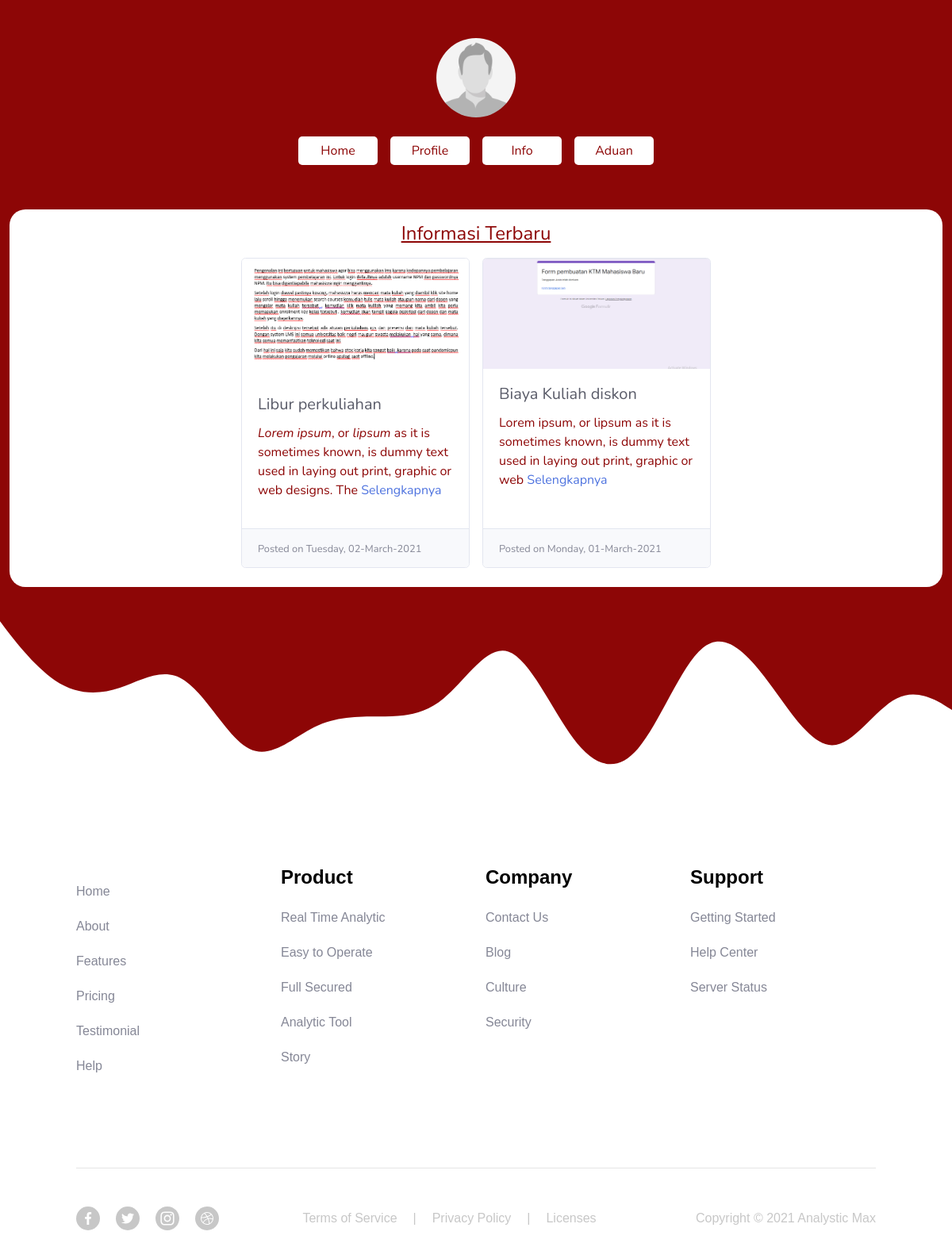
/index.php/aduan/info, run on the app's committed database.
### tables this page shows
CREATE TABLE `data_info` (
  `id` int(11) NOT NULL,
  `judul_info` text NOT NULL,
  `img_info` varchar(255) NOT NULL,
  `isi_info` text NOT NULL,
  `penulis` text NOT NULL,
  `date_created` varchar(255) NOT NULL
);

### application/controllers/Aduan.php (called while the page is built, shortened)
<?php
class Aduan extends CI_Controller
{
    public function __construct()
    {
        $this->load->library('form_validation');
        $this->load->library('pagination');
    }
    public function info()
    {
        $this->load->model('Aduan_model');
        $data['title'] = 'Layanan Aduan UNNES';
        $config['base_url'] = site_url('aduan/info');
        $config['total_rows'] = $this->db->count_all('data_info');
        $config['per_page'] = 10;
        $config['uri_segment'] = 3;
        $choice = $config["total_rows"] / $config["per_page"];
        $config['num_links'] = floor($choice);
        $config['first_link']       = 'First';
        $config['last_link']        = 'Last';
        $config['next_link']        = 'Next';
        $config['prev_link']        = 'Prev';
        $config['full_tag_open']    = '<div class="pagging text-center"><nav><ul class="pagination justify-content-center">';
        $config['full_tag_close']   = '</ul></nav></div>';
        $config['num_tag_open']     = '<li class="page-item"><span class="page-link">';
        $config['num_tag_close']    = '</span></li>';
        $config['cur_tag_open']     = '<li class="page-item active"><span class="page-link">';
        $config['cur_tag_close']    = '<span class="sr-only">(current)</span></span></li>';
        $config['next_tag_open']    = '<li class="page-item"><span class="page-link">';
        $config['next_tagl_close']  = '<span aria-hidden="true">&raquo;</span></span></li>';
        $config['prev_tag_open']    = '<li class="page-item"><span class="page-link">';
        $config['prev_tagl_close']  = '</span>Next</li>';
        $config['first_tag_open']   = '<li class="page-item"><span class="page-link">';
        $config['first_tagl_close'] = '</span></li>';
        $config['last_tag_open']    = '<li class="page-item"><span class="page-link">';
        $config['last_tagl_close']  = '</span></li>';
        $this->pagination->initialize($config);
        $data['page'] = ($this->uri->segment(3)) ? $this->uri->segment(3) : 0;
        $data['dataInfo'] = $this->Aduan_model->get_info($config["per_page"], $data['page']);
        $data['pagination'] = $this->pagination->create_links();
        $this->load->view('templates/user_header', $data);
        $this->load->view('templates/user_topbar', $data);
        $this->load->view('aduan/info', $data);
        $this->load->view('templates/user_footer', $data);
    }
}

### index.php (called while the page is built, shortened)
<?php
require_once BASEPATH.'core/CodeIgniter.php';

### application/config/config.php (called while the page is built, shortened)
<?php
$config['base_url'] = 'http://localhost/bemFH/';
$config['index_page'] = '';
$config['uri_protocol']    = 'REQUEST_URI';
$config['url_suffix'] = '';
$config['language']    = 'english';
$config['charset'] = 'UTF-8';
$config['enable_hooks'] = FALSE;
$config['subclass_prefix'] = 'MY_';
$config['composer_autoload'] = "vendor/autoload.php";
$config['permitted_uri_chars'] = 'a-z 0-9~%.:_\-';
$config['enable_query_strings'] = FALSE;
$config['controller_trigger'] = 'c';
$config['function_trigger'] = 'm';
$config['directory_trigger'] = 'd';
$config['allow_get_array'] = TRUE;
$config['log_threshold'] = 0;
$config['log_path'] = '';
$config['log_file_extension'] = '';
$config['log_file_permissions'] = 0644;
$config['log_date_format'] = 'Y-m-d H:i:s';
$config['error_views_path'] = '';
$config['cache_path'] = '';
$config['cache_query_string'] = FALSE;
$config['encryption_key'] = '';
$config['sess_driver'] = 'files';
$config['sess_cookie_name'] = 'ci_session';
$config['sess_expiration'] = 7200;
$config['sess_save_path'] = NULL;
$config['sess_match_ip'] = FALSE;
$config['sess_time_to_update'] = 300;
$config['sess_regenerate_destroy'] = FALSE;
$config['cookie_prefix']    = '';
$config['cookie_domain']    = '';
$config['cookie_path']        = '/';
$config['cookie_secure']    = FALSE;
$config['cookie_httponly']     = FALSE;
$config['standardize_newlines'] = FALSE;
$config['global_xss_filtering'] = FALSE;
$config['csrf_protection'] = FALSE;
$config['csrf_token_name'] = 'csrf_test_name';
$config['csrf_cookie_name'] = 'csrf_cookie_name';
$config['csrf_expire'] = 7200;
$config['csrf_regenerate'] = TRUE;
$config['csrf_exclude_uris'] = array();
$config['compress_output'] = FALSE;
$config['time_reference'] = 'local';
$config['rewrite_short_tags'] = FALSE;
$config['proxy_ips'] = '';

### application/models/Aduan_model.php (called while the page is built, shortened)
<?php
class Aduan_model extends CI_Model
{
    function get_info($limit, $start)
    {
        $query = "SELECT * FROM `data_info` ORDER BY `date_created` DESC LIMIT $limit OFFSET $start";
        return $this->db->query($query)->result_array();
    }
}

### application/views/aduan/info.php (the view, shortened to what this page needs)
<div class="container-fluid">
    <div class="col-lg-12 form-radius p-3">
        <h4 class="text-bem text-center "><u> Informasi Terbaru</u></h4>
        <div class="row justify-content-center">
            <?php foreach ($dataInfo as $di) : ?>
                <div class="card m-2 card-info">
                    <a href="<?= base_url('aduan/detail/') . $di['id'] ?>">
                        <img src="<?= base_url('assets/img/img_info/') . $di['img_info'] ?>" class=" card-img-top" alt="Card image cap">
                    </a>
                    <div class="card-body">
                        <h5 class="card-title text-dark"><?= $di['judul_info']; ?></h5>
                        <div class="card-text text-bem">
                            <?= htmlspecialchars_decode(htmlspecialchars_decode(word_limiter($di['isi_info'], 20, '<a href="' . base_url('aduan/detail/') . $di['id'] . '"> Selengkapnya</a>'))); ?>
                        </div>
                    </div>
                    <div class="card-footer">
                        <p class="card-text"><small class="text-muted">Posted on <?= date('l, d-F-Y', $di['date_created']); ?></small></p>
                    </div>
                </div>
            <?php endforeach; ?>
        </div>
    </div>
</div>
</div>

### application/views/templates/user_header.php (shortened to what this page needs)
<!DOCTYPE html>
<html lang="en">
<head>
    <link href="<?= base_url('assets/'); ?>vendor/fontawesome-free/css/all.min.css" rel="stylesheet" type="text/css">
    <link href="<?= base_url('assets/'); ?>css/sb-admin-2.min.css" rel="stylesheet">
    <link href="<?= base_url('assets/'); ?>css/bem.css" rel="stylesheet" type="text/css">
    <link rel="stylesheet" href="https://unpkg.com/aos@next/dist/aos.css" />
    <link href="https://cdn.jsdelivr.net/npm/select2@4.1.0-beta.1/dist/css/select2.min.css" rel="stylesheet" />
    <link href="https://select2.github.io/select2-bootstrap-theme/css/select2-bootstrap.css" rel="stylesheet" />
</head>
<body id="page-top">
    <div class="row justify-content-center text-white bg-bem pt-5 shadow-md">

### application/views/templates/user_topbar.php
<div class="container-fluid">
    <div class="col-lg-12">
        <div class="row justify-content-center">
            <img src="<?= base_url('assets/img/profile/default.jpg'); ?>" class="rounded-circle " width="100" alt="">
        </div>
        <div class="row mt-3 mb-5 justify-content-center">
            <a href="<?= base_url('aduan'); ?>" class="btn nav-btn m-2">Home</a>
            <a href="<?= base_url('aduan/profile'); ?>" class="btn nav-btn m-2">Profile</a>
            <a href="<?= base_url('aduan/info'); ?>" class="btn nav-btn m-2">Info</a>
            <a href="<?= base_url('aduan/aduanMasuk'); ?>" class="btn nav-btn m-2">Aduan</a>
        </div>
    </div>
</div>

### application/views/templates/user_footer.php (shortened to what this page needs)
<section style="height: 100%; width: 100%; box-sizing: border-box; background-color: #ffffff">
      <div style="font-family: 'Poppins', sans-serif">
        <div class="list-footer-footer-2-2">
          <div class="row">
            <div class="col-lg-3 col-md-6">
              <div class="">
                <nav style="list-style-type: none">
                  <li class="list-space-footer-2-2">
                    <a class="list-menu-footer-2-2">Home</a>
                  </li>
                  <li class="list-space-footer-2-2">
                    <a class="list-menu-footer-2-2">About</a>
                  </li>
                  <li class="list-space-footer-2-2">
                    <a class="list-menu-footer-2-2">Features</a>
                  </li>
                  <li class="list-space-footer-2-2">
                    <a class="list-menu-footer-2-2">Pricing</a>
                  </li>
                  <li class="list-space-footer-2-2">
                    <a class="list-menu-footer-2-2">Testimonial</a>
                  </li>
                  <li class="list-space-footer-2-2">
                    <a class="list-menu-footer-2-2">Help</a>
                  </li>
                </nav>
              </div>
            </div>
            <div class="col-lg-3 col-md-6">
              <h2 class="footer-text-title-footer-2-2 list-space-footer-2-2-title">Product</h2>
              <nav style="list-style-type: none">
                <li class="list-space-footer-2-2">
                  <a class="list-menu-footer-2-2">Real Time Analytic</a>
                </li>
                <li class="list-space-footer-2-2">
                  <a class="list-menu-footer-2-2">Easy to Operate</a>
                </li>
                <li class="list-space-footer-2-2">
                  <a class="list-menu-footer-2-2">Full Secured</a>
                </li>
                <li class="list-space-footer-2-2">
                  <a class="list-menu-footer-2-2">Analytic Tool</a>
                </li>
                <li class="list-space-footer-2-2">
                  <a class="list-menu-footer-2-2">Story</a>
                </li>
              </nav>
            </div>
            <div class="col-lg-3 col-md-6">
              <h2 class="footer-text-title-footer-2-2 list-space-footer-2-2-title">Company</h2>
              <nav style="list-style-type: none">
                <li class="list-space-footer-2-2">
                  <a class="list-menu-footer-2-2">Contact Us</a>
                </li>
                <li class="list-space-footer-2-2">
                  <a class="list-menu-footer-2-2">Blog</a>
                </li>
                <li class="list-space-footer-2-2">
                  <a class="list-menu-footer-2-2">Culture</a>
                </li>
                <li class="list-space-footer-2-2">
                  <a class="list-menu-footer-2-2">Security</a>
                </li>
              </nav>
            </div>
            <div class="col-lg-3 col-md-6">
              <h2 class="footer-text-title-footer-2-2 list-space-footer-2-2-title">Support</h2>
              <nav style="list-style-type: none">
                <li class="list-space-footer-2-2">
                  <a class="list-menu-footer-2-2">Getting Started</a>
                </li>
                <li class="list-space-footer-2-2">
                  <a class="list-menu-footer-2-2">Help Center</a>
                </li>
                <li class="list-space-footer-2-2">
                  <a class="list-menu-footer-2-2">Server Status</a>
                </li>
              </nav>
            </div>
          </div>
        </div>
        <div class="border-color-footer-2-2 info-footer-footer-2-2">
          <div class="">
            <hr class="hr-footer-2-2" />
          </div>
          <div class="mx-auto d-flex flex-column flex-lg-row align-items-center footer-info-space-footer-2-2">
            <div class="d-flex title-font font-medium align-items-center" style="cursor: pointer">
            </div>
            <nav class="mx-auto d-flex flex-wrap align-items-center justify-content-center footer-responsive-space-footer-2-2">
              <a class="footer-link-footer-2-2" style="text-decoration: none">Terms of Service</a>
              <span style="margin-right: 1.25rem">|</span>
              <a class="footer-link-footer-2-2" style="text-decoration: none">Privacy Policy</a>
              <span style="margin-right: 1.25rem">|</span>
              <a class="footer-link-footer-2-2" style="text-decoration: none">Licenses</a>
            </nav>
            <nav class="d-flex flex-lg-row flex-column align-items-center justify-content-center">
              <p style="margin: 0">Copyright © 2021 Analystic Max</p>
            </nav>
          </div>
        </div>
      </div>
    </section>
</body>
</html>

### assets/css/bem.css (style rules this page uses)
.bg-bem { background-color: #8d0606; }
.text-bem { color: #8d0606; }
.nav-btn { background-color: #fff; color: #8d0606; border-radius: 5px; padding: 5px; width: 100px; text-align: center; }
.form-radius { border-radius: 20px; background-color: #fff; }
.card-info { width: 18rem; }
.list-space-footer-2-2 { margin-bottom: 1.25rem; }
.list-space-footer-2-2-title { margin-bottom: 1.5rem; }
.footer-text-title-footer-2-2 { font-size: 1.5rem; font-weight: 600; color: #000000; }
.list-menu-footer-2-2 { color: #c7c7c7; text-decoration: none !important; cursor: pointer; }
hr.hr-footer-2-2 { margin: 0; border: 0; border-top: 1px solid rgba(0, 0, 0, 0.1); }
.border-color-footer-2-2 { color: #c7c7c7; }
.footer-link-footer-2-2 { margin-right: 1.25rem; color: #c7c7c7; }
.footer-info-space-footer-2-2 { padding-top: 3rem; }
.social-media-left-footer-2-2 { margin-right: 1.25rem; }
.social-media-center-1-footer-2-2 { margin-right: 1.25rem; }
.social-media-center-2-footer-2-2 { margin-right: 1.25rem; }
.list-footer-footer-2-2 { padding: 5rem 1rem 6rem 1rem; }
.info-footer-footer-2-2 { padding-left: 1rem; padding-right: 1rem; padding-bottom: 1rem; }
@media (min-width: 576px) { .list-footer-footer-2-2 { padding: 5rem 2rem 6rem 2rem; } }
@media (min-width: 576px) { .info-footer-footer-2-2 { padding-left: 2rem; padding-right: 2rem; padding-bottom: 1rem; } }
@media (min-width: 768px) { .list-footer-footer-2-2 { padding: 5rem 4rem 6rem 4rem; } }
@media (min-width: 768px) { .info-footer-footer-2-2 { padding-left: 4rem; padding-right: 4rem; padding-bottom: 1rem; } }
@media (min-width: 992px) { .list-footer-footer-2-2 { padding: 5rem 6rem 6rem 6rem; } }
@media (min-width: 992px) { .info-footer-footer-2-2 { padding-left: 6rem; padding-right: 6rem; padding-bottom: 1rem; } }

### data on the page
data_info: img_info (picture), judul_info "Libur perkuliahan", isi_info+id "Lorem ipsum , or lipsum as it is sometimes known, is dummy text used in laying out print, graphic or web designs. The Selengkapnya", date_created "Tuesday, 02-March-2021"
data_info: img_info (picture), judul_info "Biaya Kuliah diskon", isi_info+id "Lorem ipsum, or lipsum as it is sometimes known, is dummy text used in laying out print, graphic or web Selengkapnya", date_created "Monday, 01-March-2021"
